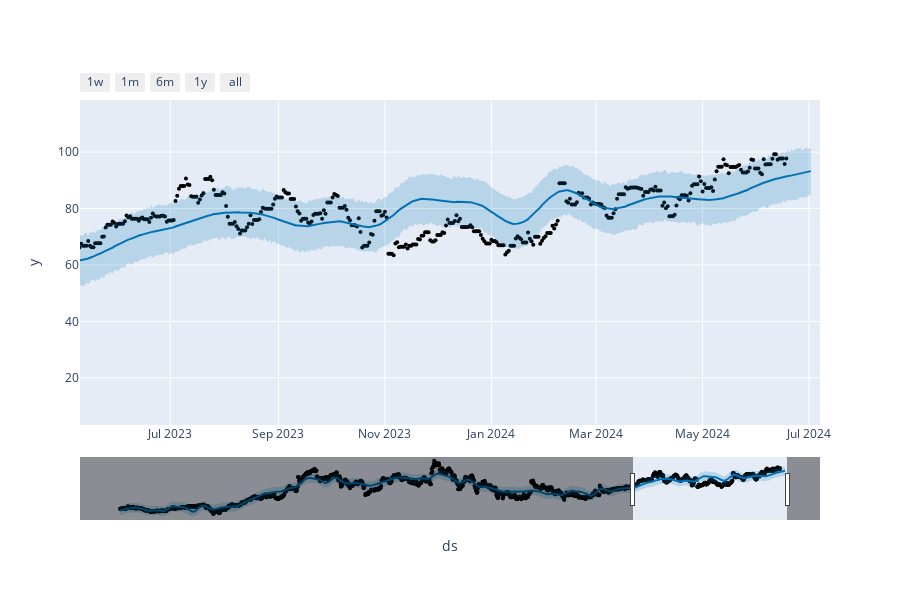

Notebook source saved alongside this figure:
### Code cell
plot_plotly(m, forecast)

### Figure 1 — Plotly figure (JSON) as saved in the notebook; plotly's stock layout.template omitted (floating-point values rounded to 4 significant figures; data arrays with more than 128 entries replaced by an {"elided": "..."} marker saying what was removed)
{"data": [{"marker": {"color": "black", "size": 4}, "mode": "markers", "name": "Actual", "type": "scatter", "x": {"elided": "1818 str values"}, "y": {"elided": "1818 float values"}}, {"hoverinfo": "skip", "line": {"width": 0}, "mode": "lines", "type": "scatter", "x": {"elided": "1832 str values"}, "y": {"elided": "1832 float values"}}, {"fill": "tonexty", "fillcolor": "rgba(0, 114, 178, 0.2)", "line": {"color": "#0072B2", "width": 2}, "mode": "lines", "name": "Predicted", "type": "scatter", "x": {"elided": "1832 str values"}, "y": {"elided": "1832 float values"}}, {"fill": "tonexty", "fillcolor": "rgba(0, 114, 178, 0.2)", "hoverinfo": "skip", "line": {"width": 0}, "mode": "lines", "type": "scatter", "x": {"elided": "1832 str values"}, "y": {"elided": "1832 float values"}}], "layout": {"height": 600, "showlegend": false, "width": 900, "xaxis": {"autorange": false, "range": ["2023-05-10 07:18:32.7273", "2024-07-07 06:30:32.7273"], "rangeselector": {"buttons": [{"count": 7, "label": "1w", "step": "day", "stepmode": "backward"}, {"count": 1, "label": "1m", "step": "month", "stepmode": "backward"}, {"count": 6, "label": "6m", "step": "month", "stepmode": "backward"}, {"count": 1, "label": "1y", "step": "year", "stepmode": "backward"}, {"step": "all"}]}, "rangeslider": {"autorange": true, "range": ["2019-03-09 21:05:27.2727", "2024-10-06 02:54:32.7273"], "visible": true, "yaxis": {"_template": null, "rangemode": "match"}}, "title": {"text": "ds"}, "type": "date"}, "yaxis": {"autorange": true, "range": [3.312, 118.5], "title": {"text": "y"}, "type": "linear"}}}
